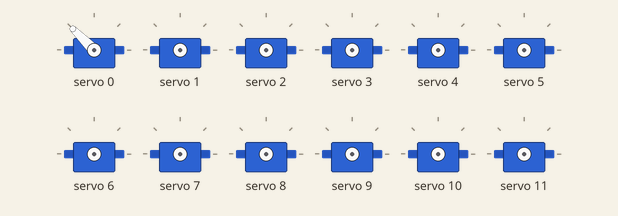
This sketch was run on a simulated Arduino Uno, built with avr-gcc and run on an emulated ATmega328P. On the bench: 12 × servo.

Above: at 0.35 s.
At 2.15 s:
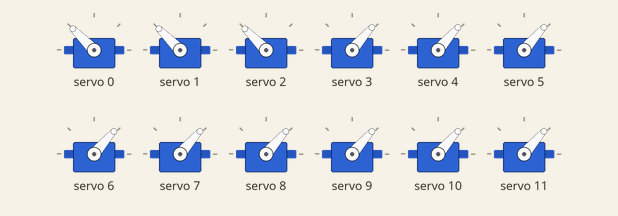
At 3.95 s:
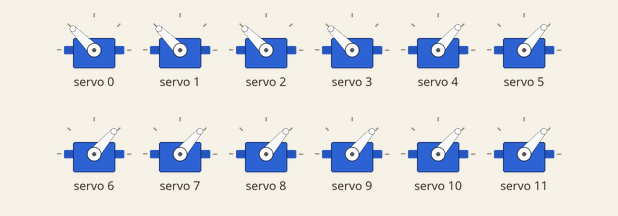
At 7.55 s:
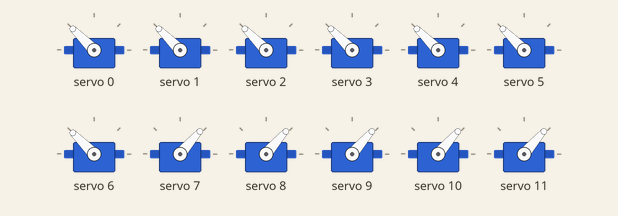
At 11.1 s:
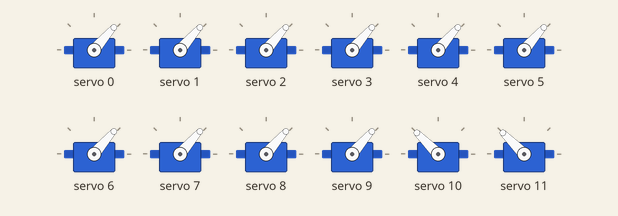
At 14.75 s:
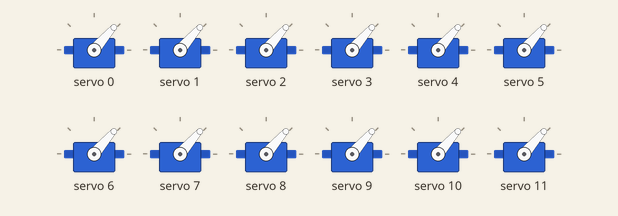
Timing chart, 0 to 19.1 s (numbered marks = the images above):
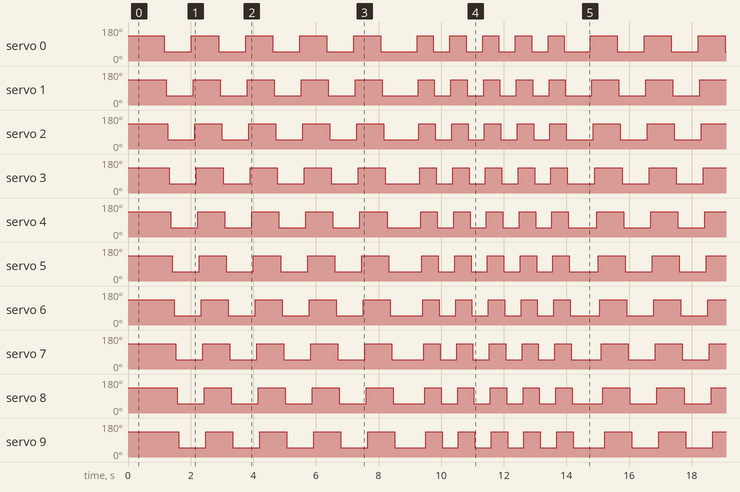

Measured:
- by itself, servo 0: repeats every 14.5 s: 3 × (135° 0.86 s, 49° 0.86 s), 135° 0.86 s, 49° 1.2 s, 4 × (135° 0.52 s, 49° 0.52 s), 135° 0.52 s, 49° 0.82 s, 135° 0.86 s, 49° 0.86 s
- by itself, servo 1: repeats every 14.5 s: 3 × (135° 0.86 s, 49° 0.86 s), 135° 0.86 s, 49° 1.1 s, 4 × (135° 0.52 s, 49° 0.52 s), 135° 0.52 s, 49° 0.84 s, 135° 0.86 s, 49° 0.86 s

The sketch:

pca9685-brincando-com-ideias.ino
```cpp
/*
     Q0470
     AUTOR:   BrincandoComIdeias
     LINK:    https://www.youtube.com/brincandocomideias ; https://cursodearduino.net/
     COMPRE:  https://www.arducore.com.br/
     SKETCH:  PWM I2C
     DATA:    04/06/2019
*/

// INCLUSÃO DE BIBLIOTECAS
#include <Wire.h>
#include <Adafruit_PWMServoDriver.h>

// INSTANCIANDO OBJETOS
Adafruit_PWMServoDriver pwm = Adafruit_PWMServoDriver();

// DECLARAÇÃO DE FUNÇÕES
void writeServos(int posicao, int tempo);
void beginServos();

void setup() {
  beginServos(); // INCIA OS SERVOS
  delay(300);
}

void loop() {

  for ( byte i = 0 ; i < 5 ; i++ ) {
    for ( byte nS = 0; nS <= 15; nS++) {
      writeServos(nS, 170);
      delay(50);
    }
    delay(50);

    for ( byte nS = 0; nS <= 15; nS++) {
      writeServos(nS, 10);
      delay(50);
    }
    delay(50);
  }

  delay(300);

  for ( byte i = 0 ; i < 5; i++) {

    for ( byte nS = 0; nS <= 15; nS++) {
      writeServos(nS, 170);
      delay(30);
    }
    delay(30);

    for ( byte nS = 0; nS <= 15; nS++) {
      writeServos(nS, 10);
      delay(30);
    }
    delay(30);

  }

  delay(300);

}

// IMPLEMENTO DE FUNÇÕES
void writeServos(int nServo, int posicao) {
#define SERVOMIN  205 // VALOR PARA UM PULSO MAIOR QUE 1 mS
#define SERVOMAX  409 // VALOR PARA UM PULSO MENOR QUE 2 mS

  int pos = map ( posicao , 0 , 180 , SERVOMIN, SERVOMAX);
  pwm.setPWM(nServo , 0, pos);
}

void beginServos() {

#define Frequencia 50 // VALOR DA FREQUENCIA DO SERVO

  pwm.begin(); // INICIA O OBJETO PWM
  pwm.setPWMFreq(Frequencia); // DEFINE A FREQUENCIA DE TRABALHO DO SERVO
}
```
